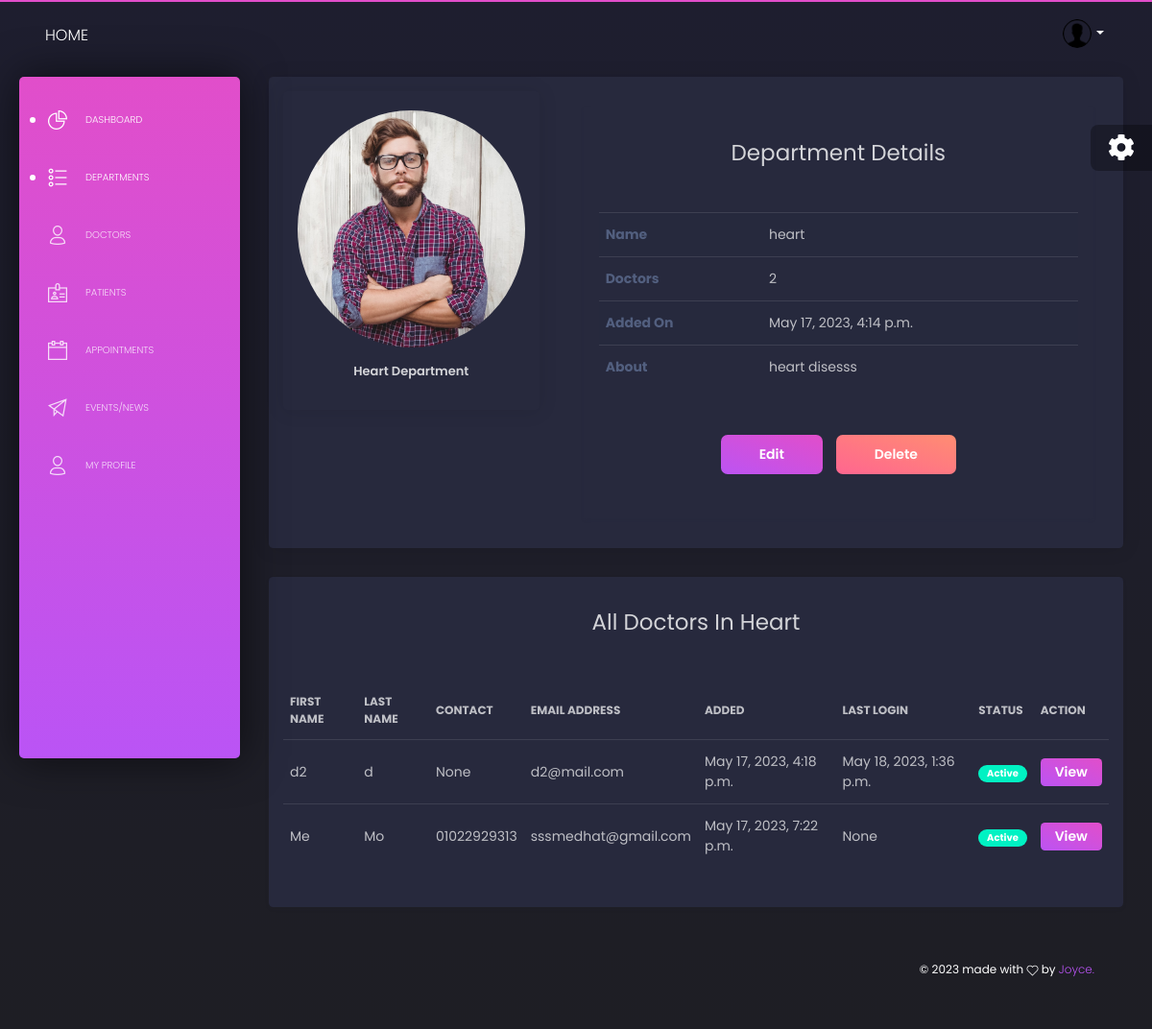
The page /admin-dashboard/departments/1/details (signed in) on the database as committed earlier.
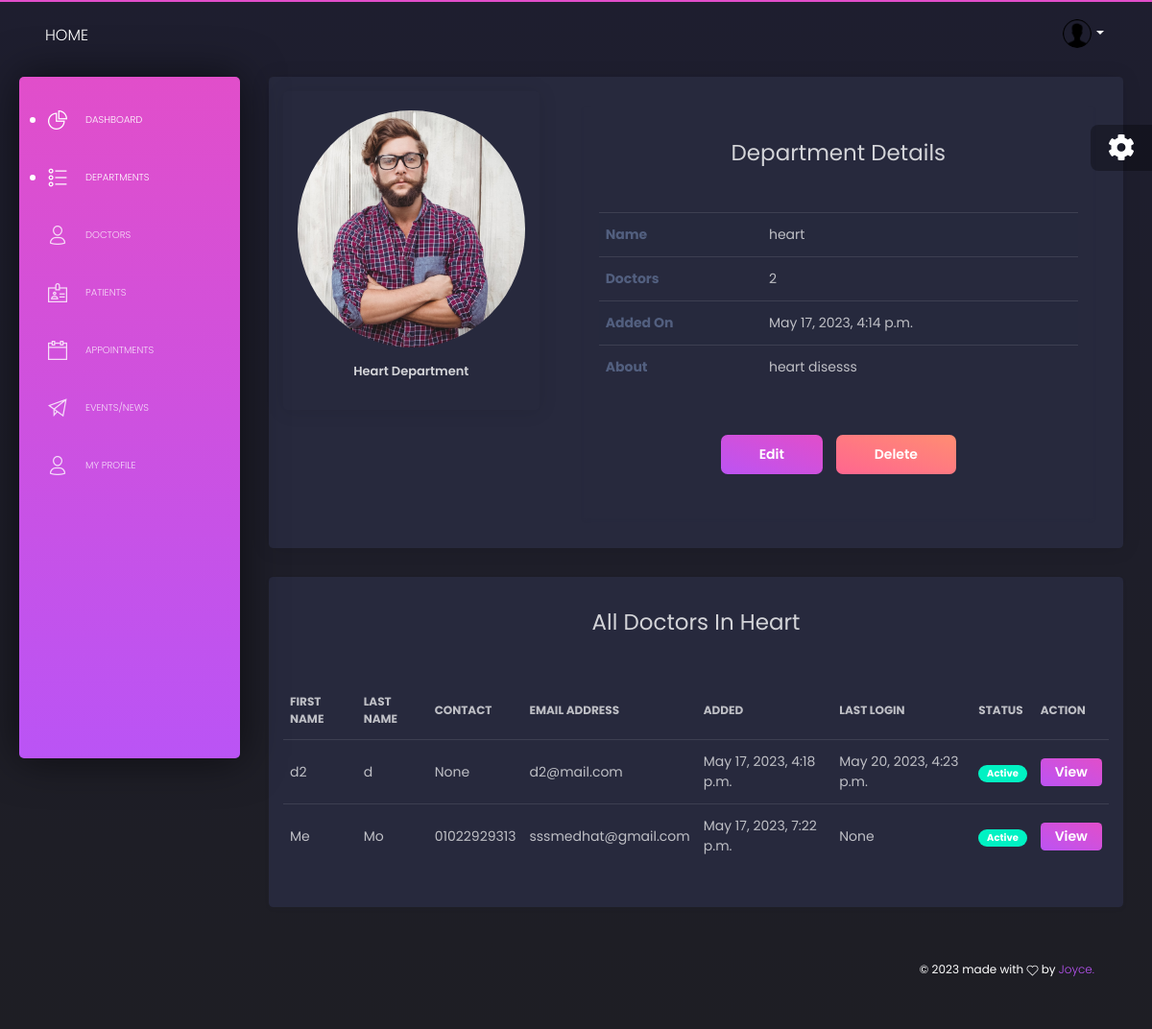
The same page on the database as committed later.
### users/models.py (models this page shows, shortened)
class UserAccount(AbstractUser):
    email = models.EmailField(unique=True)
    first_name = models.CharField(max_length=50)
    last_name = models.CharField(max_length=50)
    photo = models.ImageField(upload_to='users/profile-photos/', null=True)
    phone_number = models.CharField(max_length=50, null=True, blank=True)
    role = models.CharField(max_length=30,choices=ROLE_CHOICES,default='admin')
    gender = models.CharField(max_length=20, choices=GENDER_CHOICES, default='male')
    date_of_birth = models.DateField(null=True, blank=True)
    staff_id = models.CharField(max_length=50, null=True, blank=True)
    id_no = models.PositiveIntegerField(null=True, blank=True)
    specializations = models.ManyToManyField(Specialization, related_name='doctors', blank=True)
    is_available = models.BooleanField(default=True)
    department = models.ForeignKey(Department, on_delete=models.CASCADE, null=True, blank=True, related_name='users')
    bio = models.TextField(default='Aut maiores voluptates amet et quis praesentium qui senda para')
    USERNAME_FIELD = 'email'
    REQUIRED_FIELDS = ['first_name', 'last_name',]
    objects = UserAccountManager()

### dashboard/views/departments.py (the view)
class DepartmentDetailView(DashboardView, DetailView):
    model = Department
    context_object_name = 'department'
    template_name = 'dashboard/departments/details.html'
    def get_context_data(self, **kwargs):
        department = self.object.id
        context = super().get_context_data(**kwargs)
        context["doctors"] = User.objects.filter(department=department, role="doctor")
        context["users"] = User.objects.filter(department=department, role="staff")
        return context

### dashboard/views/index.py (called while the page is built)
    def test_func(self):
        user = self.request.user
        if user.is_staff or user.is_superuser or user.role == 'admin':
            return True
        return False

### templates/dashboard/departments/details.html (shortened to what the changed rows need)
{% extends 'dashboard/base.html' %} {% load static %}
{% block content %}
<div class="row">
    <div class="col-md-12">
        <div class="card">
            <div class="card-body">
                <div class="row">
                    <div class="col-md-8">
                        <div class="m-3 p-3 shadow-sm">
                            <div class="table-responsive">
                                <table class="table table-striped">
                                    <tbody>
                                        <tr>
                                            <th>Name</th>
                                        </tr>
                                        <tr>
                                            <th>Doctors</th>
                                        </tr>
                                        <tr>
                                            <th>Added On</th>
                                        </tr>
                                        <tr>
                                            <th>About</th>
                                        </tr>
                                    </tbody>
                                </table>
                            </div>
                        </div>
                    </div>
                </div>
            </div>
        </div>
    </div>
</div>
<div class="row">
    <div class="col-md-12">
        <div class="card shadow-sm">
            <div class="card-body">
                <div class="table-responsive">
                  <table class="table tablesorter " id="data_table">
                    <thead class=" text-primary">
                      <tr>
                            <th>First Name</th>
                            <th>Last Name</th>
                            <th>Contact</th>
                            <th>Email Address</th>
                            <th>Added</th>
                            <th>Last Login</th>
                            <th>Status</th>
                            <th>Action</th>
                      </tr>
                    </thead>
                    <tbody>
                      {% for doctor in doctors %}
                        <tr>
                            <td>{{ doctor.first_name }} </td>
                            <td> {{ doctor.last_name }}</td>
                            <td> {{ doctor.phone_number }}</td>
                            <td>{{ doctor.email }}</td>
                            <td> {{ doctor.date_joined }}</td>
                            <td> {{ doctor.last_login }}</td>
                            {% if doctor.is_active %}
                            <td>
                                <span class="badge badge-pill badge-success">Active</span>
                            </td>
                            {% else %}
                            <td>
                                <span class="badge badge-pill badge-danger">Inactive</span>
                            </td>
                            {% endif %}
                            <td>
                                <a href="{% url 'dashboard:doctors:doctor_details' doctor.pk %}">
                                    <button class="btn btn-primary btn-sm">View</button>
                                </a>
                            </td>
                        </tr>
                        {% endfor %}
                    </tbody>
                  </table>
                </div>
            </div>
        </div>
    </div>
</div>
{% endblock %}

Rows that differ between the two databases and show on the page:
changed UserAccount "d2@mail.com": last_login "May 18, 2023, 1:36 p.m." → "May 20, 2023, 4:23 p.m."
